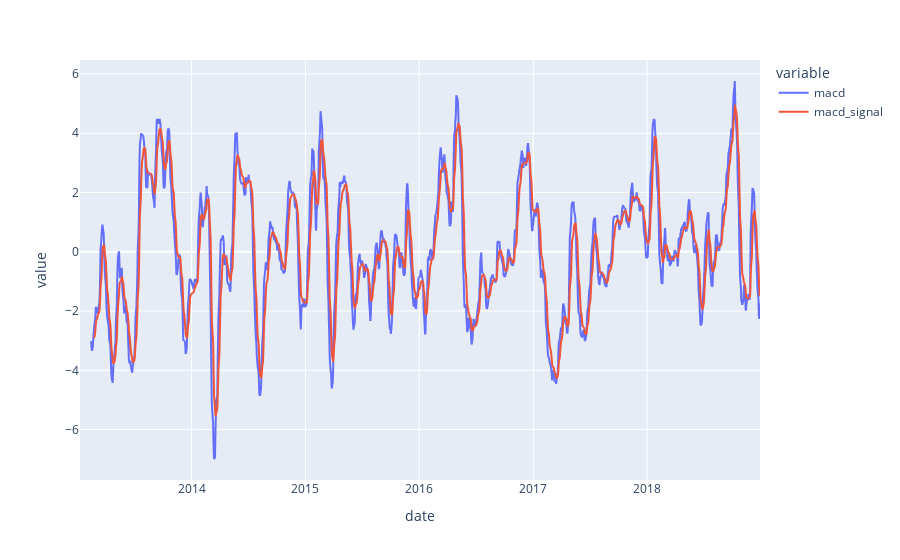

Notebook code for this chart:
### Markdown cell above
В определенные моменты кривая macd является более крутой, чем в другие моменты. Это случаи перекупленности и перепроданности.

### Code cell
# Импортируем готовую функцию для расчета MACD
from ta.trend import MACD

gazp_macd = MACD(gazp_daily.close)
auto_macd = pd.DataFrame(data={'macd': gazp_macd.macd(),
                               'macd_diff': gazp_macd.macd_diff(),
                               'macd_signal': gazp_macd.macd_signal()
                               })

# Графики должны быть аналогичны
fig = px.line(auto_macd, x=auto_macd.index, y=['macd', 'macd_signal'])
fig.show()

### Figure 1 — Plotly figure (JSON) as saved in the notebook; plotly's stock layout.template omitted (floating-point values rounded to 4 significant figures; data arrays with more than 128 entries replaced by an {"elided": "..."} marker saying what was removed)
{"data": [{"hovertemplate": "variable=macd<br>date=%{x}<br>value=%{y}<extra></extra>", "legendgroup": "macd", "line": {"color": "#636efa", "dash": "solid"}, "mode": "lines", "name": "macd", "showlegend": true, "type": "scattergl", "x": {"elided": "1508 str values"}, "xaxis": "x", "y": {"elided": "1508 float values"}, "yaxis": "y"}, {"hovertemplate": "variable=macd_signal<br>date=%{x}<br>value=%{y}<extra></extra>", "legendgroup": "macd_signal", "line": {"color": "#EF553B", "dash": "solid"}, "mode": "lines", "name": "macd_signal", "showlegend": true, "type": "scattergl", "x": {"elided": "1508 str values"}, "xaxis": "x", "y": {"elided": "1508 float values"}, "yaxis": "y"}], "layout": {"autosize": true, "legend": {"title": {"text": "variable"}, "tracegroupgap": 0}, "margin": {"t": 60}, "xaxis": {"anchor": "y", "autorange": true, "domain": [0, 1], "range": ["2013-01-08", "2018-12-29"], "title": {"text": "date"}, "type": "date"}, "yaxis": {"anchor": "x", "autorange": true, "domain": [0, 1], "range": [-7.702, 6.472], "title": {"text": "value"}, "type": "linear"}}}
